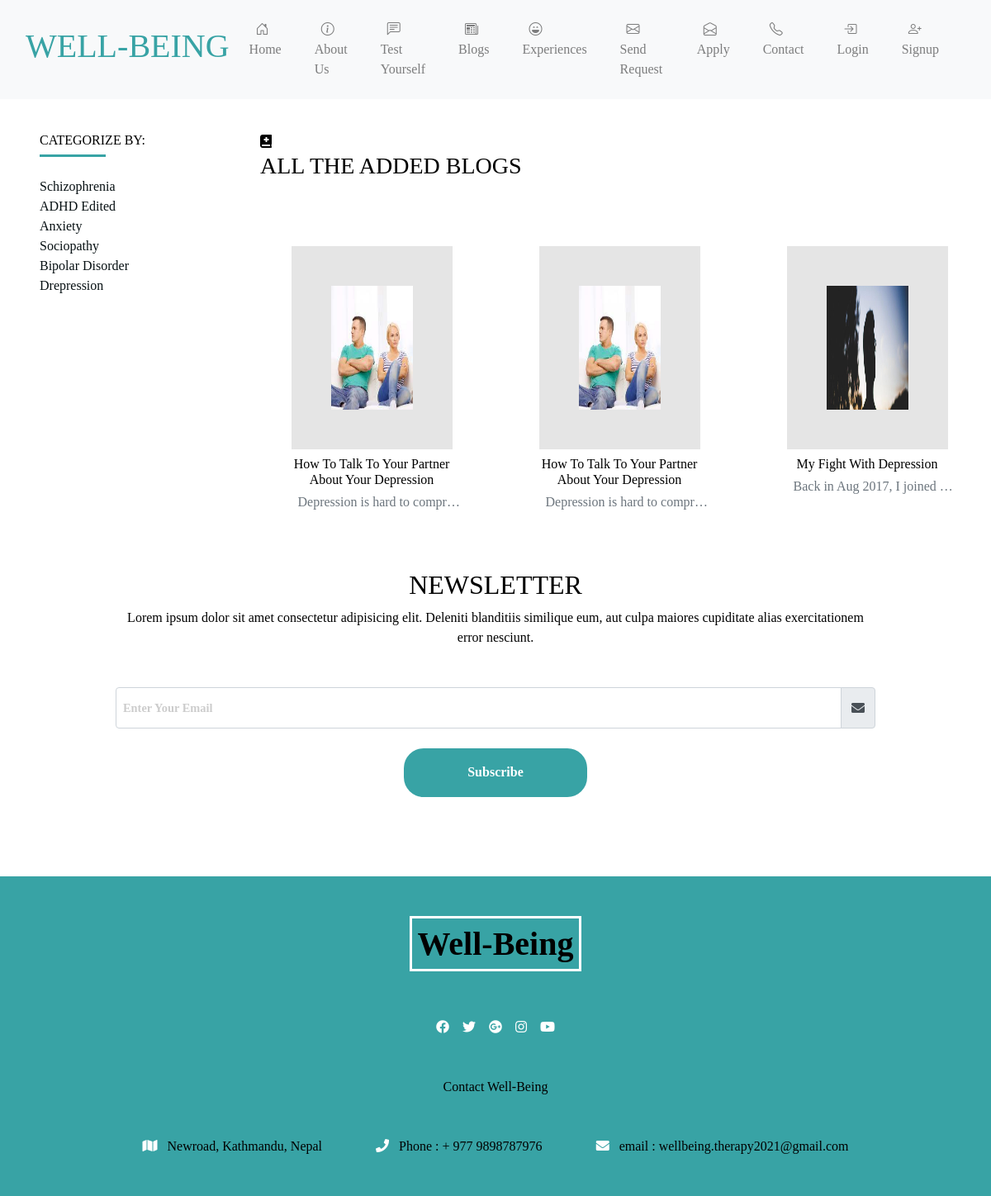
Screenshot of /MentalHealth/blog/view/category/1 with the database file from the repository.
### tables this page shows
CREATE TABLE `categories` (
  `cid` int(12) NOT NULL,
  `cname` varchar(32) NOT NULL,
  `cdesc` varchar(1000) NOT NULL,
  `crole` tinyint(1) NOT NULL,
  `cstatus` tinyint(1) NOT NULL,
  `created_at` timestamp NOT NULL DEFAULT current_timestamp() ON UPDATE current_timestamp()
);

CREATE TABLE `blogs` (
  `bid` int(12) NOT NULL,
  `cid` int(12) NOT NULL,
  `sid` int(12) NOT NULL,
  `btitle` varchar(255) NOT NULL,
  `bcontent` mediumtext NOT NULL,
  `bimage` text NOT NULL,
  `bstatus` tinyint(1) NOT NULL,
  `created_at` timestamp NOT NULL DEFAULT current_timestamp() ON UPDATE current_timestamp()
);

### MentalHealth/application/controllers/Blogs.php (called while the page is built, shortened)
<?php
class Blogs extends CI_Controller
{
     public function __construct()
    {
        $this->load->model('Blog');
        $this->load->model('Category');
    }
    public function loadViews($page, $data = []) {
        $this->load->view('blogs/'.$page, $data);
    }
    public function blogCategory($id){
        $data = [
            'page_title' => 'Questions',
            'blogs' => $this->Blog->getBlogsCategory($id),
            'category' => $this->Category->getCategory($id),
            'categories' => $this->Category->selectAllUA()
        ];
       $this->loadViews('view', $data);
    }
}
?>

### MentalHealth/index.php (called while the page is built, shortened)
<?php
require_once BASEPATH.'core/CodeIgniter.php';

### MentalHealth/application/models/Category.php (called while the page is built, shortened)
<?php
class Category extends CI_model{
    public function selectAllUA(){
        $categories = $this->db->order_by('cid', 'DESC')->get_where('categories', ['cstatus' => '2' ]);
        return $categories->result_array();
    }
    public function getCategory($id){
    	$category = $this->db->get_where('categories', ['cid' => $id]);
        return $category->row_array();
    }
}

### MentalHealth/application/models/Blog.php (called while the page is built, shortened)
<?php
class Blog extends CI_model{
    public function getBlogsCategory($id){
        $blogs = $this->db->order_by('bid', 'DESC')->get_where('blogs', ['cid' => $id]);
        return $blogs->result_array();
    }
}

### MentalHealth/application/views/layouts/siteCategory.php (the view)
<div class="col-10 col-md-5 col-lg-3 mx-auto my-3 px-5 text-capitalize">
  <div class="blogs-categories-title my-4">
    <h6 class="text-uppercase">Categorize by:</h6>
    <div class="blogs-categories-underline"></div>
  </div>
  <?php foreach ($categories as $category) { ?>
  <a href="<?= base_url()?>/blog/view/category/<?= $category['cid'] ?>" class="d-block blogs-categories-link">
    <p class="mb-0"><?= $category['cname'] ?></p>
  </a>
  <?php } ?>
</div>

### MentalHealth/application/views/blogs/view.php (shortened to what this page needs)
<?php $this->load->view('layouts/siteNav'); ?>
</header>
<section class="products">
  <div class="container-fluid">
    <div class="row">
      <?php $this->load->view('layouts/siteCategory'); ?>
      <div class="col-12 col-md-7 col-lg-9 mx-auto my-3 ">
      <div class="row">
        <div class="col title my-4">
          <i class="fa fa-book-medical mr-3"></i>
          <div class="title-text">
            <h3 class="text-uppercase font-weight-blog">All The Added Blogs </h3>
          </div>
        </div>
      </div>
        <div class="row">
          <?php foreach ($blogs as $blog) { ?>
          <div class="mx-auto mt-5 col-md-6 col-lg-3 detailBlog">
            <div class="blogs-container p-5">
              <img src="<?= base_url() ?>/assets/blogs/<?=$blog['bimage']?>" class="img-fluid" style="height: 150px;" alt="blog" />
            </div>
            <h6 class="text-capitalize text-center my-2 detailBlog"><?= $blog['btitle'] ?></h6>
            <h6 class="text-center">
                  <span class="text-muted mx-2 detailBlog" style="display:block;text-overflow: ellipsis;width: 200px;  overflow: hidden; white-space: nowrap;">
                  <?= $blog['bcontent'] ?>
                </span>
            </h6>
          </div>
             <?php } ?>
        </div>
      </div>
    </div>
  </div>
</section>
    <section class="newsletter py-5">
      <div class="container">
        <div class="row">
          <div class="col-10 mx-auto text-center">
            <h2 class="text-uppercase">newsletter</h2>
            <p>
              Lorem ipsum dolor sit amet consectetur adipisicing elit. Deleniti
              blanditiis similique eum, aut culpa maiores cupiditate alias
              exercitationem error nesciunt.
            </p>
            <form>
              <div class="input-group mt-5 mb-4">
                <input
                  type="text"
                  class="form-control text-capitalize"
                  placeholder="enter your email"
                />
                <div class="input-group-append">
                  <div class="input-group-text form-icon">
                    <i class="fas fa-envelope"></i>
                  </div>
                </div>
              </div>
                    <div class="input-group col-lg-12 mb-4">
                       <input type="submit" class="mx-auto w-25 btnSubscribe btn-login "  value="Subscribe"/>
                    </div>
            </form>
          </div>
        </div>
      </div>
    </section>

### MentalHealth/assets/css/style.css (style rules this page uses)
:root { --colourBlue: #38a3a5; --colourBlack: #252627; --colourWhite: #ffffff; --colourGrey: #f8f9fa; --colourLightPink: #FFE6EE; }
body { color: #000; font-family: "Kaushan Script", cursive; background: var(--colourWhite); min-height: 100vh; }
.form-control:not(select) { padding: 1.5rem 0.5rem; }
.form-control::placeholder { color: #ccc; font-weight: bold; font-size: 0.9rem; }
.btn-login { background: var(--colourBlue); border: none; }
.btnSubscribe { border: none; border-radius: 1.5rem; padding: 2%; background: var(--colourBlue); color: #fff; font-weight: 600; cursor: pointer; }
:root { --mainYellow: #fdbe02; --mainWhite: #fff; --mainBlack: #071013; --mainGrey: #9b9999; --TransGrey: rgba(0, 0, 0, 0.1); }
.blogs-categories-underline { height: 0.2rem; width: 5rem; background: var(--colourBlue); }
.blogs-categories-link { color: var(--mainBlack); text-decoration: none !important; }
.blogs-container { background: var(--TransGrey); position: relative; overflow: hidden; }

### rows the page displays
categories: cname "Schizophrenia"
categories: cname "ADHD Edited"
categories: cname "Anxiety"
categories: cname "Sociopathy"
categories: cname "Bipolar Disorder"
categories: cname "Drepression"
blogs: bimage (picture), btitle "How To Talk To Your Partner About Your Depression", bcontent "Depression is hard to compr…"
blogs: bimage (picture), btitle "How To Talk To Your Partner About Your Depression", bcontent "Depression is hard to compr…"
blogs: bimage (picture), btitle "My Fight With Depression", bcontent "Back in Aug 2017, I joined…"
